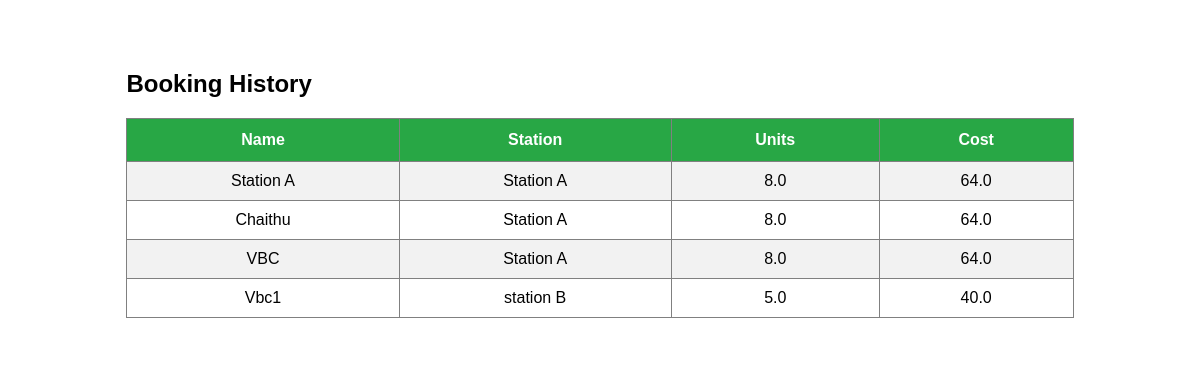
The app's page /bookings/, older data.
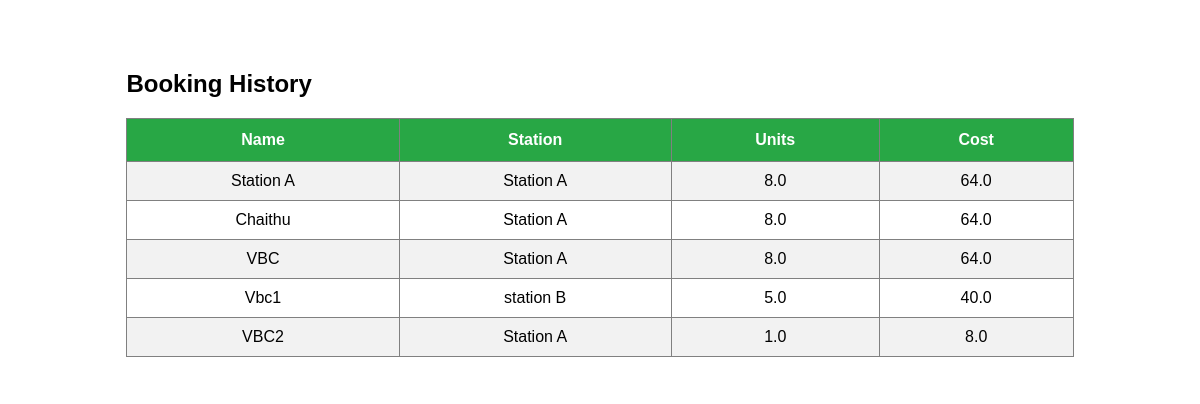
The same page, newer data.
### charging/models.py (models this page shows, shortened)
class Booking(models.Model):
    customer_name = models.CharField(max_length=100)
    station = models.ForeignKey(Station, on_delete=models.CASCADE)
    units = models.FloatField()
    total_cost = models.FloatField()

class Station(models.Model):
    name = models.CharField(max_length=100)
    location = models.CharField(max_length=100)
    slots = models.IntegerField()
    rate = models.FloatField()
    def __str__(self):
        return self.name

### charging/views.py (the view)
# urls.py: path('bookings/',views.bookings,name='bookings'),
def bookings(request):
    booking_data = Booking.objects.all()
    return render(
        request,
        'bookings.html',
        {'bookings': booking_data}
    )
    return render(request, 'booking.html', {
    'stations': stations,
    'cost': cost
})

### charging/templates/bookings.html
{% load static %}
<link rel="stylesheet" href="{% static 'style.css' %}">
<div class="container">
<h2>Booking History</h2>
<table border="1">
<tr>
<th>Name</th>
<th>Station</th>
<th>Units</th>
<th>Cost</th>
</tr>
{% for booking in bookings %}
<tr>
<td>{{ booking.customer_name }}</td>
<td>{{ booking.station }}</td>
<td>{{ booking.units }}</td>
<td>{{ booking.total_cost }}</td>
</tr>
{% endfor %}
</table>
</div>

### charging/static/style.css (style rules this page uses)
.container { background: rgba(255,255,255,0.85); width: 80%; margin: 30px auto; padding: 20px; border-radius: 15px; }
table { width: 100%; border-collapse: collapse; background-color: white; }
th { background-color: #28a745; color: white; padding: 12px; }
td { padding: 10px; text-align: center; }
tr:nth-child(even) { background-color: #f2f2f2; }

Row changes from the older to the newer data that the page shows:
added Booking: customer_name "VBC2", station "Station A", units "1.0", total_cost "8.0"
